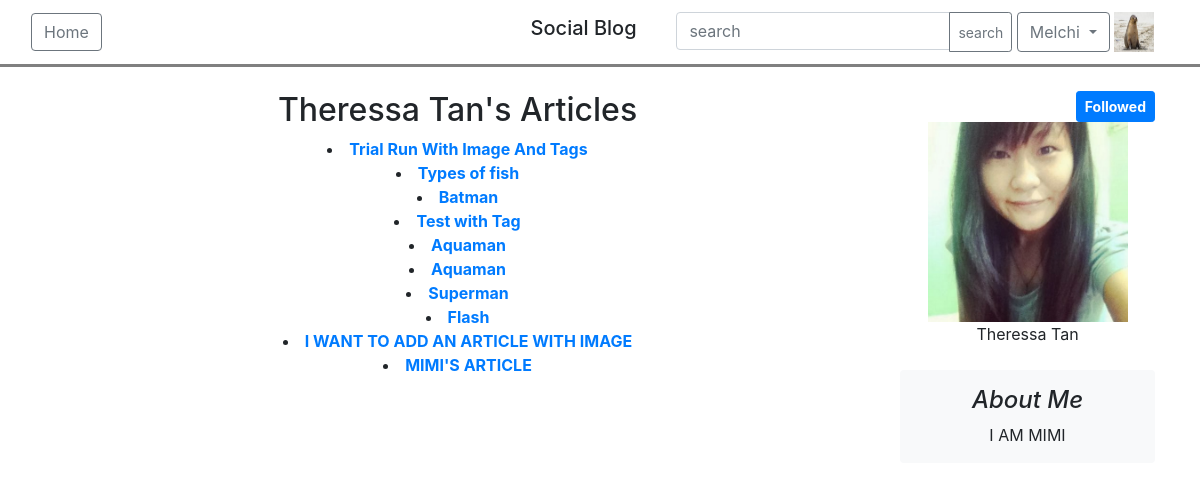
/article/15 (signed in), run on an earlier commit of the app's database.
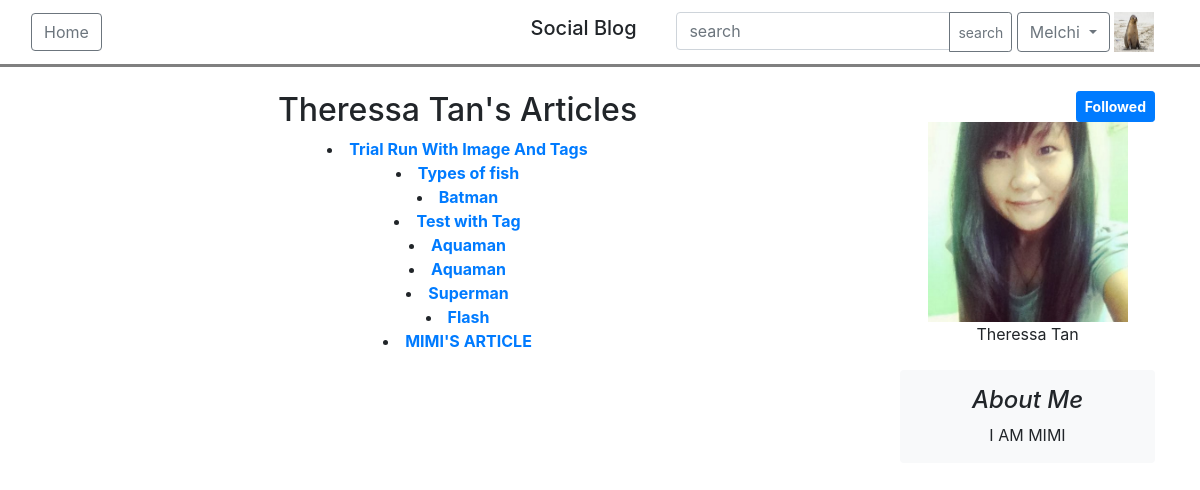
And on a later commit of the database.
### blog/models.py (models this page shows, shortened)
class Article(models.Model):
    title =  models.CharField(max_length = 200)
    description = models.TextField(null=True, blank=True)
    owner = models.ForeignKey(settings.AUTH_USER_MODEL, on_delete=models.CASCADE)
    date_published = models.DateTimeField(auto_now_add = True)
    date_modified = models.DateTimeField(auto_now = True)
    article_image = models.ImageField(upload_to='articleImage/', null=True, blank=True)
    is_featured = models.BooleanField(default=False)
    tags = TaggableManager(blank=True)

class UserFollowing(models.Model):
    followbool = models.BooleanField()
    following = models.OneToOneField(settings.AUTH_USER_MODEL, on_delete=models.CASCADE, related_name = 'following', unique=True)
    owner = models.ForeignKey(settings.AUTH_USER_MODEL, on_delete=models.CASCADE, related_name = 'user')
    date_follow = models.DateTimeField(auto_now_add = True)
    date_modified = models.DateTimeField(auto_now = True)

### blog/views.py (the view)
# urls.py: path('article/<int:user_id>', views.user_articles, name = "userarticle"),
def user_articles(request, user_id):
    user = User.objects.get(pk=user_id)
    form = Article.objects.filter(owner=user_id).order_by('-date_published')
    if request.user.is_authenticated:
        follow = UserFollowing.objects.filter(following=user, owner=request.user)
        return render(request, 'blog/userarticles.html', {'form': form, 'user':user, 'follow':follow})
    else:
        return render(request, 'blog/userarticles.html', {'form': form, 'user':user})

### users/models.py (called while the page is built)
    def get_full_name(self):
        full_name = '%s %s' % (self.firstname, self.lastname)
        return full_name.strip()

### templates/blog/userarticles.html (shortened to what this page needs)
{% extends 'base.html' %}
{% load widget_tweaks %}
{% load static %}
{% block switch %}
    {% if request.user.is_authenticated %}
    <div class="input-group ">
        <input type="text" class="form-control" placeholder="search" aria-label="search" >
        <div class="input-group-append">
            <button class="btn btn-outline-secondary btn-sm" type="button">search</button>
        </div>
    </div>
    <div class="btn-group">
        <button type="button" class="btn btn-outline-secondary dropdown-toggle" data-toggle="dropdown" aria-haspopup="true" aria-expanded="false">
            {% if request.user.firstname %}
                {{ request.user.firstname }}
            {% else %}
                {{ request.user.email }}
            {% endif %}
        </button>
    </div>
        <img src="{{ request.user.avatar.url }}" width="40" height="40"></img>
    {% else %}
        <a href="{% url 'users:login' %}" class="btn btn-outline-secondary"> Login </a>
    {% endif %}
{% endblock%}
{% block content %}
    <div class="container-fluid">
        <div>
            <div class="container">
                <div class="row">
                    <div class="col-md-9">
                    <div align="center">
                        {% if request.user.id != user.id %}
                            {% if user.firstname %}
                            <h2> {{user.get_full_name}}'s Articles </h2>
                            {% else %}
                                {{user.email}}'s Articles
                            {% endif %}
                        {% else %}
                            <h2>Your Published Articles</h2>
                        {% endif %}
                    </div>
                        {% if form %}
                            <div align="center">
                                {% for article in form %}
                                    <li>
                                        <a href="{% url 'blog:articledetails' article.id%}" ><b>{{article.title}}</b></a>
                                    </li>
                                {% endfor %}
                            </div>
                        {% endif %}
                    </div>
                    <div class="col-md-3">
                    <div align="center">
                        {% if request.user.is_authenticated %}
                            {% if request.user.id != user.id %}
                                <div class="text-right">
                                {% if follow %}
                                    {% for fllw in follow %}
                                        {% if fllw.followbool == True %}
                                            <a href = "{% url 'blog:followuser' user.id%}" class="btn btn-primary btn-sm" ><b>Followed</b></a>
                                        {% else %}
                                            <a href = "{% url 'blog:followuser' user.id%}" class="btn btn-outline-primary btn-sm" ><b>Follow Me</b></a>
                                        {% endif %}
                                    {% endfor %}
                                {% else %}
                                    <a href = "{% url 'blog:followuser' user.id%}" class="btn btn-outline-primary btn-sm" ><b>Follow Me</b></a>
                                {% endif %}
                                </div>
                            {% endif %}
                        {% endif %}
                        <img src="{{user.avatar.url}}" width="200px" height="200px">
                        <br/>
                        {% if user.firstname %}
                            {{user.get_full_name}}
                        {% else %}
                            {{user.email}}
                        {% endif %}
                        <br/>
                        <br/>
                        <div class="p-3 mb-3 bg-light rounded">
                            <h4 class="font-italic">About Me</h4>
                            <p class="mb-0">{{user.about_me}}</p>
                        </div>
                    </div>
                    </div>
                </div>
            </div>
        </div>
    </div>
{% endblock %}

What changed in the data, as far as the page shows it:
removed Article: title "I WANT TO ADD AN ARTICLE WITH IMAGE"
